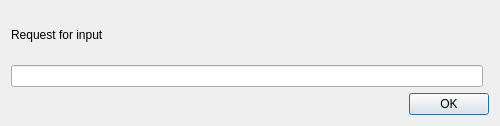
<?xml version="1.0" encoding="UTF-8"?>
<ui version="4.0">
 <class>InputDialog</class>
 <widget class="QDialog" name="InputDialog">
  <property name="geometry">
   <rect>
    <x>0</x>
    <y>0</y>
    <width>500</width>
    <height>126</height>
   </rect>
  </property>
  <property name="minimumSize">
   <size>
    <width>500</width>
    <height>126</height>
   </size>
  </property>
  <property name="maximumSize">
   <size>
    <width>16777215</width>
    <height>126</height>
   </size>
  </property>
  <property name="windowTitle">
   <string>Input</string>
  </property>
  <property name="locale">
   <locale language="English" country="UnitedStates"/>
  </property>
  <layout class="QGridLayout" name="gridLayout">
   <item row="6" column="0" colspan="2">
    <widget class="QDialogButtonBox" name="buttonBox">
     <property name="orientation">
      <enum>Qt::Horizontal</enum>
     </property>
     <property name="standardButtons">
      <set>QDialogButtonBox::Ok</set>
     </property>
    </widget>
   </item>
   <item row="0" column="0">
    <widget class="QLabel" name="inputLabel">
     <property name="text">
      <string>Request for input</string>
     </property>
    </widget>
   </item>
   <item row="2" column="0">
    <layout class="QHBoxLayout" name="horizontalLayout">
     <item>
      <widget class="QLineEdit" name="inputText">
       <property name="minimumSize">
        <size>
         <width>300</width>
         <height>0</height>
        </size>
       </property>
      </widget>
     </item>
    </layout>
   </item>
  </layout>
 </widget>
 <resources/>
 <connections>
  <connection>
   <sender>buttonBox</sender>
   <signal>accepted()</signal>
   <receiver>InputDialog</receiver>
   <slot>accept()</slot>
   <hints>
    <hint type="sourcelabel">
     <x>248</x>
     <y>254</y>
    </hint>
    <hint type="destinationlabel">
     <x>157</x>
     <y>274</y>
    </hint>
   </hints>
  </connection>
  <connection>
   <sender>buttonBox</sender>
   <signal>rejected()</signal>
   <receiver>InputDialog</receiver>
   <slot>reject()</slot>
   <hints>
    <hint type="sourcelabel">
     <x>316</x>
     <y>260</y>
    </hint>
    <hint type="destinationlabel">
     <x>286</x>
     <y>274</y>
    </hint>
   </hints>
  </connection>
 </connections>
</ui>
